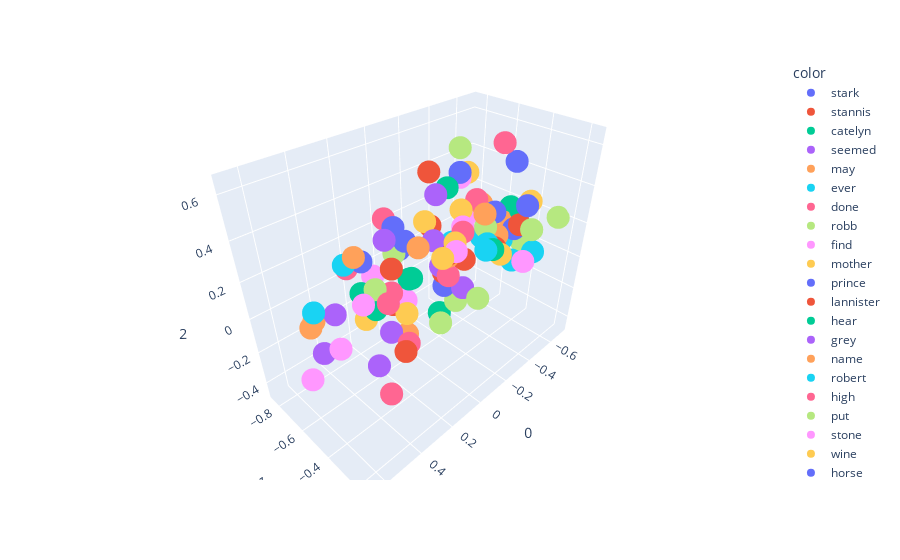

This figure's notebook cell:
### Code cell
import plotly.express as px
fig = px.scatter_3d(X[200:300],x=0,y=1,z=2,color=y[200:300])
fig.show()

### Figure 1 — Plotly figure (JSON) as saved in the notebook; plotly's stock layout.template omitted (floating-point values rounded to 4 significant figures)
{"data": [{"hovertemplate": "color=stark<br>0=%{x}<br>1=%{y}<br>2=%{z}<extra></extra>", "legendgroup": "stark", "marker": {"color": "#636efa", "symbol": "circle"}, "mode": "markers", "name": "stark", "scene": "scene", "showlegend": true, "type": "scatter3d", "x": [-0.4659], "y": [-0.487], "z": [0.2299]}, {"hovertemplate": "color=stannis<br>0=%{x}<br>1=%{y}<br>2=%{z}<extra></extra>", "legendgroup": "stannis", "marker": {"color": "#EF553B", "symbol": "circle"}, "mode": "markers", "name": "stannis", "scene": "scene", "showlegend": true, "type": "scatter3d", "x": [-0.3867], "y": [-0.6038], "z": [-0.07105]}, {"hovertemplate": "color=catelyn<br>0=%{x}<br>1=%{y}<br>2=%{z}<extra></extra>", "legendgroup": "catelyn", "marker": {"color": "#00cc96", "symbol": "circle"}, "mode": "markers", "name": "catelyn", "scene": "scene", "showlegend": true, "type": "scatter3d", "x": [-0.2373], "y": [-0.311], "z": [0.1934]}, {"hovertemplate": "color=seemed<br>0=%{x}<br>1=%{y}<br>2=%{z}<extra></extra>", "legendgroup": "seemed", "marker": {"color": "#ab63fa", "symbol": "circle"}, "mode": "markers", "name": "seemed", "scene": "scene", "showlegend": true, "type": "scatter3d", "x": [0.03469], "y": [-0.4225], "z": [0.3115]}, {"hovertemplate": "color=may<br>0=%{x}<br>1=%{y}<br>2=%{z}<extra></extra>", "legendgroup": "may", "marker": {"color": "#FFA15A", "symbol": "circle"}, "mode": "markers", "name": "may", "scene": "scene", "showlegend": true, "type": "scatter3d", "x": [-0.5275], "y": [-0.4761], "z": [0.1531]}, {"hovertemplate": "color=ever<br>0=%{x}<br>1=%{y}<br>2=%{z}<extra></extra>", "legendgroup": "ever", "marker": {"color": "#19d3f3", "symbol": "circle"}, "mode": "markers", "name": "ever", "scene": "scene", "showlegend": true, "type": "scatter3d", "x": [-0.4131], "y": [-0.5206], "z": [0.09597]}, {"hovertemplate": "color=done<br>0=%{x}<br>1=%{y}<br>2=%{z}<extra></extra>", "legendgroup": "done", "marker": {"color": "#FF6692", "symbol": "circle"}, "mode": "markers", "name": "done", "scene": "scene", "showlegend": true, "type": "scatter3d", "x": [-0.444], "y": [-0.5889], "z": [0.2696]}, {"hovertemplate": "color=robb<br>0=%{x}<br>1=%{y}<br>2=%{z}<extra></extra>", "legendgroup": "robb", "marker": {"color": "#B6E880", "symbol": "circle"}, "mode": "markers", "name": "robb", "scene": "scene", "showlegend": true, "type": "scatter3d", "x": [-0.3895], "y": [-0.4789], "z": [0.1792]}, {"hovertemplate": "color=find<br>0=%{x}<br>1=%{y}<br>2=%{z}<extra></extra>", "legendgroup": "find", "marker": {"color": "#FF97FF", "symbol": "circle"}, "mode": "markers", "name": "find", "scene": "scene", "showlegend": true, "type": "scatter3d", "x": [-0.3627], "y": [-0.6342], "z": [0.402]}, {"hovertemplate": "color=mother<br>0=%{x}<br>1=%{y}<br>2=%{z}<extra></extra>", "legendgroup": "mother", "marker": {"color": "#FECB52", "symbol": "circle"}, "mode": "markers", "name": "mother", "scene": "scene", "showlegend": true, "type": "scatter3d", "x": [-0.4643], "y": [-0.5017], "z": [0.1187]}, {"hovertemplate": "color=prince<br>0=%{x}<br>1=%{y}<br>2=%{z}<extra></extra>", "legendgroup": "prince", "marker": {"color": "#636efa", "symbol": "circle"}, "mode": "markers", "name": "prince", "scene": "scene", "showlegend": true, "type": "scatter3d", "x": [-0.5376], "y": [-0.4132], "z": [0.1351]}, {"hovertemplate": "color=lannister<br>0=%{x}<br>1=%{y}<br>2=%{z}<extra></extra>", "legendgroup": "lannister", "marker": {"color": "#EF553B", "symbol": "circle"}, "mode": "markers", "name": "lannister", "scene": "scene", "showlegend": true, "type": "scatter3d", "x": [-0.3894], "y": [-0.4107], "z": [0.08835]}, {"hovertemplate": "color=hear<br>0=%{x}<br>1=%{y}<br>2=%{z}<extra></extra>", "legendgroup": "hear", "marker": {"color": "#00cc96", "symbol": "circle"}, "mode": "markers", "name": "hear", "scene": "scene", "showlegend": true, "type": "scatter3d", "x": [-0.1451], "y": [-0.5169], "z": [0.4626]}, {"hovertemplate": "color=grey<br>0=%{x}<br>1=%{y}<br>2=%{z}<extra></extra>", "legendgroup": "grey", "marker": {"color": "#ab63fa", "symbol": "circle"}, "mode": "markers", "name": "grey", "scene": "scene", "showlegend": true, "type": "scatter3d", "x": [0.4847], "y": [-0.2717], "z": [0.003316]}, {"hovertemplate": "color=name<br>0=%{x}<br>1=%{y}<br>2=%{z}<extra></extra>", "legendgroup": "name", "marker": {"color": "#FFA15A", "symbol": "circle"}, "mode": "markers", "name": "name", "scene": "scene", "showlegend": true, "type": "scatter3d", "x": [-0.5339], "y": [-0.6285], "z": [0.1981]}, {"hovertemplate": "color=robert<br>0=%{x}<br>1=%{y}<br>2=%{z}<extra></extra>", "legendgroup": "robert", "marker": {"color": "#19d3f3", "symbol": "circle"}, "mode": "markers", "name": "robert", "scene": "scene", "showlegend": true, "type": "scatter3d", "x": [-0.523], "y": [-0.4742], "z": [0.05076]}, {"hovertemplate": "color=high<br>0=%{x}<br>1=%{y}<br>2=%{z}<extra></extra>", "legendgroup": "high", "marker": {"color": "#FF6692", "symbol": "circle"}, "mode": "markers", "name": "high", "scene": "scene", "showlegend": true, "type": "scatter3d", "x": [0.1837], "y": [-0.4295], "z": [-0.1843]}, {"hovertemplate": "color=put<br>0=%{x}<br>1=%{y}<br>2=%{z}<extra></extra>", "legendgroup": "put", "marker": {"color": "#B6E880", "symbol": "circle"}, "mode": "markers", "name": "put", "scene": "scene", "showlegend": true, "type": "scatter3d", "x": [-0.1829], "y": [-0.4827], "z": [0.6447]}, {"hovertemplate": "color=stone<br>0=%{x}<br>1=%{y}<br>2=%{z}<extra></extra>", "legendgroup": "stone", "marker": {"color": "#FF97FF", "symbol": "circle"}, "mode": "markers", "name": "stone", "scene": "scene", "showlegend": true, "type": "scatter3d", "x": [0.6588], "y": [-0.4944], "z": [-0.1129]}, {"hovertemplate": "color=wine<br>0=%{x}<br>1=%{y}<br>2=%{z}<extra></extra>", "legendgroup": "wine", "marker": {"color": "#FECB52", "symbol": "circle"}, "mode": "markers", "name": "wine", "scene": "scene", "showlegend": true, "type": "scatter3d", "x": [0.1239], "y": [-0.2833], "z": [0.3297]}, {"hovertemplate": "color=horse<br>0=%{x}<br>1=%{y}<br>2=%{z}<extra></extra>", "legendgroup": "horse", "marker": {"color": "#636efa", "symbol": "circle"}, "mode": "markers", "name": "horse", "scene": "scene", "showlegend": true, "type": "scatter3d", "x": [0.3558], "y": [-0.5087], "z": [0.3163]}, {"hovertemplate": "color=hard<br>0=%{x}<br>1=%{y}<br>2=%{z}<extra></extra>", "legendgroup": "hard", "marker": {"color": "#EF553B", "symbol": "circle"}, "mode": "markers", "name": "hard", "scene": "scene", "showlegend": true, "type": "scatter3d", "x": [0.3422], "y": [-0.3402], "z": [0.3586]}, {"hovertemplate": "color=upon<br>0=%{x}<br>1=%{y}<br>2=%{z}<extra></extra>", "legendgroup": "upon", "marker": {"color": "#00cc96", "symbol": "circle"}, "mode": "markers", "name": "upon", "scene": "scene", "showlegend": true, "type": "scatter3d", "x": [0.1629], "y": [-0.4403], "z": [0.1678]}, {"hovertemplate": "color=iron<br>0=%{x}<br>1=%{y}<br>2=%{z}<extra></extra>", "legendgroup": "iron", "marker": {"color": "#ab63fa", "symbol": "circle"}, "mode": "markers", "name": "iron", "scene": "scene", "showlegend": true, "type": "scatter3d", "x": [0.2201], "y": [-0.5084], "z": [-0.1438]}, {"hovertemplate": "color=fire<br>0=%{x}<br>1=%{y}<br>2=%{z}<extra></extra>", "legendgroup": "fire", "marker": {"color": "#FFA15A", "symbol": "circle"}, "mode": "markers", "name": "fire", "scene": "scene", "showlegend": true, "type": "scatter3d", "x": [0.5144], "y": [-0.6703], "z": [0.005332]}, {"hovertemplate": "color=water<br>0=%{x}<br>1=%{y}<br>2=%{z}<extra></extra>", "legendgroup": "water", "marker": {"color": "#19d3f3", "symbol": "circle"}, "mode": "markers", "name": "water", "scene": "scene", "showlegend": true, "type": "scatter3d", "x": [0.5971], "y": [-0.5096], "z": [0.1967]}, {"hovertemplate": "color=until<br>0=%{x}<br>1=%{y}<br>2=%{z}<extra></extra>", "legendgroup": "until", "marker": {"color": "#FF6692", "symbol": "circle"}, "mode": "markers", "name": "until", "scene": "scene", "showlegend": true, "type": "scatter3d", "x": [0.1666], "y": [-0.585], "z": [0.4048]}, {"hovertemplate": "color=these<br>0=%{x}<br>1=%{y}<br>2=%{z}<extra></extra>", "legendgroup": "these", "marker": {"color": "#B6E880", "symbol": "circle"}, "mode": "markers", "name": "these", "scene": "scene", "showlegend": true, "type": "scatter3d", "x": [-0.3807], "y": [-0.6485], "z": [-0.3745]}, {"hovertemplate": "color=voice<br>0=%{x}<br>1=%{y}<br>2=%{z}<extra></extra>", "legendgroup": "voice", "marker": {"color": "#FF97FF", "symbol": "circle"}, "mode": "markers", "name": "voice", "scene": "scene", "showlegend": true, "type": "scatter3d", "x": [0.07135], "y": [-0.2596], "z": [0.3487]}, {"hovertemplate": "color=gone<br>0=%{x}<br>1=%{y}<br>2=%{z}<extra></extra>", "legendgroup": "gone", "marker": {"color": "#FECB52", "symbol": "circle"}, "mode": "markers", "name": "gone", "scene": "scene", "showlegend": true, "type": "scatter3d", "x": [-0.0306], "y": [-0.5417], "z": [0.3291]}, {"hovertemplate": "color=give<br>0=%{x}<br>1=%{y}<br>2=%{z}<extra></extra>", "legendgroup": "give", "marker": {"color": "#636efa", "symbol": "circle"}, "mode": "markers", "name": "give", "scene": "scene", "showlegend": true, "type": "scatter3d", "x": [-0.5872], "y": [-0.4707], "z": [0.4655]}, {"hovertemplate": "color=seen<br>0=%{x}<br>1=%{y}<br>2=%{z}<extra></extra>", "legendgroup": "seen", "marker": {"color": "#EF553B", "symbol": "circle"}, "mode": "markers", "name": "seen", "scene": "scene", "showlegend": true, "type": "scatter3d", "x": [-0.1172], "y": [-0.5941], "z": [0.2508]}, {"hovertemplate": "color=shall<br>0=%{x}<br>1=%{y}<br>2=%{z}<extra></extra>", "legendgroup": "shall", "marker": {"color": "#00cc96", "symbol": "circle"}, "mode": "markers", "name": "shall", "scene": "scene", "showlegend": true, "type": "scatter3d", "x": [-0.501], "y": [-0.5294], "z": [0.117]}, {"hovertemplate": "color=better<br>0=%{x}<br>1=%{y}<br>2=%{z}<extra></extra>", "legendgroup": "better", "marker": {"color": "#ab63fa", "symbol": "circle"}, "mode": "markers", "name": "better", "scene": "scene", "showlegend": true, "type": "scatter3d", "x": [-0.4295], "y": [-0.5038], "z": [0.08231]}, {"hovertemplate": "color=always<br>0=%{x}<br>1=%{y}<br>2=%{z}<extra></extra>", "legendgroup": "always", "marker": {"color": "#FFA15A", "symbol": "circle"}, "mode": "markers", "name": "always", "scene": "scene", "showlegend": true, "type": "scatter3d", "x": [-0.4343], "y": [-0.4392], "z": [0.1298]}, {"hovertemplate": "color=ned<br>0=%{x}<br>1=%{y}<br>2=%{z}<extra></extra>", "legendgroup": "ned", "marker": {"color": "#19d3f3", "symbol": "circle"}, "mode": "markers", "name": "ned", "scene": "scene", "showlegend": true, "type": "scatter3d", "x": [-0.2395], "y": [-0.3467], "z": [0.2077]}, {"hovertemplate": "color=years<br>0=%{x}<br>1=%{y}<br>2=%{z}<extra></extra>", "legendgroup": "years", "marker": {"color": "#FF6692", "symbol": "circle"}, "mode": "markers", "name": "years", "scene": "scene", "showlegend": true, "type": "scatter3d", "x": [-0.2878], "y": [-0.6262], "z": [-0.1398]}, {"hovertemplate": "color=between<br>0=%{x}<br>1=%{y}<br>2=%{z}<extra></extra>", "legendgroup": "between", "marker": {"color": "#B6E880", "symbol": "circle"}, "mode": "markers", "name": "between", "scene": "scene", "showlegend": true, "type": "scatter3d", "x": [0.4219], "y": [-0.3441], "z": [0.3033]}, {"hovertemplate": "color=dark<br>0=%{x}<br>1=%{y}<br>2=%{z}<extra></extra>", "legendgroup": "dark", "marker": {"color": "#FF97FF", "symbol": "circle"}, "mode": "markers", "name": "dark", "scene": "scene", "showlegend": true, "type": "scatter3d", "x": [0.554], "y": [-0.4203], "z": [0.03827]}, {"hovertemplate": "color=sam<br>0=%{x}<br>1=%{y}<br>2=%{z}<extra></extra>", "legendgroup": "sam", "marker": {"color": "#FECB52", "symbol": "circle"}, "mode": "markers", "name": "sam", "scene": "scene", "showlegend": true, "type": "scatter3d", "x": [0.02589], "y": [-0.3077], "z": [0.3476]}, {"hovertemplate": "color=place<br>0=%{x}<br>1=%{y}<br>2=%{z}<extra></extra>", "legendgroup": "place", "marker": {"color": "#636efa", "symbol": "circle"}, "mode": "markers", "name": "place", "scene": "scene", "showlegend": true, "type": "scatter3d", "x": [-0.1256], "y": [-0.8313], "z": [0.005427]}, {"hovertemplate": "color=small<br>0=%{x}<br>1=%{y}<br>2=%{z}<extra></extra>", "legendgroup": "small", "marker": {"color": "#EF553B", "symbol": "circle"}, "mode": "markers", "name": "small", "scene": "scene", "showlegend": true, "type": "scatter3d", "x": [0.2616], "y": [-0.3654], "z": [-0.1389]}, {"hovertemplate": "color=cold<br>0=%{x}<br>1=%{y}<br>2=%{z}<extra></extra>", "legendgroup": "cold", "marker": {"color": "#00cc96", "symbol": "circle"}, "mode": "markers", "name": "cold", "scene": "scene", "showlegend": true, "type": "scatter3d", "x": [0.4087], "y": [-0.4543], "z": [0.217]}, {"hovertemplate": "color=most<br>0=%{x}<br>1=%{y}<br>2=%{z}<extra></extra>", "legendgroup": "most", "marker": {"color": "#ab63fa", "symbol": "circle"}, "mode": "markers", "name": "most", "scene": "scene", "showlegend": true, "type": "scatter3d", "x": [-0.3946], "y": [-0.6122], "z": [-0.2699]}, {"hovertemplate": "color=hundred<br>0=%{x}<br>1=%{y}<br>2=%{z}<extra></extra>", "legendgroup": "hundred", "marker": {"color": "#FFA15A", "symbol": "circle"}, "mode": "markers", "name": "hundred", "scene": "scene", "showlegend": true, "type": "scatter3d", "x": [0.02694], "y": [-0.6148], "z": [-0.347]}, {"hovertemplate": "color=winterfell<br>0=%{x}<br>1=%{y}<br>2=%{z}<extra></extra>", "legendgroup": "winterfell", "marker": {"color": "#19d3f3", "symbol": "circle"}, "mode": "markers", "name": "winterfell", "scene": "scene", "showlegend": true, "type": "scatter3d", "x": [-0.3175], "y": [-0.6873], "z": [-0.01001]}, {"hovertemplate": "color=stood<br>0=%{x}<br>1=%{y}<br>2=%{z}<extra></extra>", "legendgroup": "stood", "marker": {"color": "#FF6692", "symbol": "circle"}, "mode": "markers", "name": "stood", "scene": "scene", "showlegend": true, "type": "scatter3d", "x": [0.3336], "y": [-0.3565], "z": [0.2325]}, {"hovertemplate": "color=end<br>0=%{x}<br>1=%{y}<br>2=%{z}<extra></extra>", "legendgroup": "end", "marker": {"color": "#B6E880", "symbol": "circle"}, "mode": "markers", "name": "end", "scene": "scene", "showlegend": true, "type": "scatter3d", "x": [-0.04481], "y": [-0.7778], "z": [0.04531]}, {"hovertemplate": "color=words<br>0=%{x}<br>1=%{y}<br>2=%{z}<extra></extra>", "legendgroup": "words", "marker": {"color": "#FF97FF", "symbol": "circle"}, "mode": "markers", "name": "words", "scene": "scene", "showlegend": true, "type": "scatter3d", "x": [-0.2084], "y": [-0.4711], "z": [0.2581]}, {"hovertemplate": "color=sea<br>0=%{x}<br>1=%{y}<br>2=%{z}<extra></extra>", "legendgroup": "sea", "marker": {"color": "#FECB52", "symbol": "circle"}, "mode": "markers", "name": "sea", "scene": "scene", "showlegend": true, "type": "scatter3d", "x": [0.1575], "y": [-0.7831], "z": [-0.2716]}, {"hovertemplate": "color=right<br>0=%{x}<br>1=%{y}<br>2=%{z}<extra></extra>", "legendgroup": "right", "marker": {"color": "#636efa", "symbol": "circle"}, "mode": "markers", "name": "right", "scene": "scene", "showlegend": true, "type": "scatter3d", "x": [0.1552], "y": [-0.54], "z": [0.3773]}, {"hovertemplate": "color=nothing<br>0=%{x}<br>1=%{y}<br>2=%{z}<extra></extra>", "legendgroup": "nothing", "marker": {"color": "#EF553B", "symbol": "circle"}, "mode": "markers", "name": "nothing", "scene": "scene", "showlegend": true, "type": "scatter3d", "x": [-0.1797], "y": [-0.5332], "z": [0.08975]}, {"hovertemplate": "color=sister<br>0=%{x}<br>1=%{y}<br>2=%{z}<extra></extra>", "legendgroup": "sister", "marker": {"color": "#00cc96", "symbol": "circle"}, "mode": "markers", "name": "sister", "scene": "scene", "showlegend": true, "type": "scatter3d", "x": [-0.6006], "y": [-0.4286], "z": [0.2137]}, {"hovertemplate": "color=walls<br>0=%{x}<br>1=%{y}<br>2=%{z}<extra></extra>", "legendgroup": "walls", "marker": {"color": "#ab63fa", "symbol": "circle"}, "mode": "markers", "name": "walls", "scene": "scene", "showlegend": true, "type": "scatter3d", "x": [0.4492], "y": [-0.7441], "z": [-0.2845]}, {"hovertemplate": "color=fingers<br>0=%{x}<br>1=%{y}<br>2=%{z}<extra></extra>", "legendgroup": "fingers", "marker": {"color": "#FFA15A", "symbol": "circle"}, "mode": "markers", "name": "fingers", "scene": "scene", "showlegend": true, "type": "scatter3d", "x": [0.5002], "y": [-0.3493], "z": [0.4813]}, {"hovertemplate": "color=same<br>0=%{x}<br>1=%{y}<br>2=%{z}<extra></extra>", "legendgroup": "same", "marker": {"color": "#19d3f3", "symbol": "circle"}, "mode": "markers", "name": "same", "scene": "scene", "showlegend": true, "type": "scatter3d", "x": [-0.2337], "y": [-0.5591], "z": [0.1244]}, {"hovertemplate": "color=cloak<br>0=%{x}<br>1=%{y}<br>2=%{z}<extra></extra>", "legendgroup": "cloak", "marker": {"color": "#FF6692", "symbol": "circle"}, "mode": "markers", "name": "cloak", "scene": "scene", "showlegend": true, "type": "scatter3d", "x": [0.421], "y": [-0.2728], "z": [0.2774]}, {"hovertemplate": "color=house<br>0=%{x}<br>1=%{y}<br>2=%{z}<extra></extra>", "legendgroup": "house", "marker": {"color": "#B6E880", "symbol": "circle"}, "mode": "markers", "name": "house", "scene": "scene", "showlegend": true, "type": "scatter3d", "x": [-0.2982], "y": [-0.425], "z": [-0.1872]}, {"hovertemplate": "color=young<br>0=%{x}<br>1=%{y}<br>2=%{z}<extra></extra>", "legendgroup": "young", "marker": {"color": "#FF97FF", "symbol": "circle"}, "mode": "markers", "name": "young", "scene": "scene", "showlegend": true, "type": "scatter3d", "x": [-0.4519], "y": [-0.2814], "z": [0.03905]}, {"hovertemplate": "color=does<br>0=%{x}<br>1=%{y}<br>2=%{z}<extra></extra>", "legendgroup": "does", "marker": {"color": "#FECB52", "symbol": "circle"}, "mode": "markers", "name": "does", "scene": "scene", "showlegend": true, "type": "scatter3d", "x": [-0.5887], "y": [-0.3652], "z": [0.2895]}, {"hovertemplate": "color=beside<br>0=%{x}<br>1=%{y}<br>2=%{z}<extra></extra>", "legendgroup": "beside", "marker": {"color": "#636efa", "symbol": "circle"}, "mode": "markers", "name": "beside", "scene": "scene", "showlegend": true, "type": "scatter3d", "x": [0.2737], "y": [-0.3381], "z": [0.4516]}, {"hovertemplate": "color=get<br>0=%{x}<br>1=%{y}<br>2=%{z}<extra></extra>", "legendgroup": "get", "marker": {"color": "#EF553B", "symbol": "circle"}, "mode": "markers", "name": "get", "scene": "scene", "showlegend": true, "type": "scatter3d", "x": [-0.1524], "y": [-0.6372], "z": [0.4964]}, {"hovertemplate": "color=seven<br>0=%{x}<br>1=%{y}<br>2=%{z}<extra></extra>", "legendgroup": "seven", "marker": {"color": "#00cc96", "symbol": "circle"}, "mode": "markers", "name": "seven", "scene": "scene", "showlegend": true, "type": "scatter3d", "x": [-0.3166], "y": [-0.7147], "z": [-0.466]}, {"hovertemplate": "color=mouth<br>0=%{x}<br>1=%{y}<br>2=%{z}<extra></extra>", "legendgroup": "mouth", "marker": {"color": "#ab63fa", "symbol": "circle"}, "mode": "markers", "name": "mouth", "scene": "scene", "showlegend": true, "type": "scatter3d", "x": [0.3896], "y": [-0.314], "z": [0.5174]}, {"hovertemplate": "color=watch<br>0=%{x}<br>1=%{y}<br>2=%{z}<extra></extra>", "legendgroup": "watch", "marker": {"color": "#FFA15A", "symbol": "circle"}, "mode": "markers", "name": "watch", "scene": "scene", "showlegend": true, "type": "scatter3d", "x": [-0.3206], "y": [-0.6589], "z": [-0.0471]}, {"hovertemplate": "color=door<br>0=%{x}<br>1=%{y}<br>2=%{z}<extra></extra>", "legendgroup": "door", "marker": {"color": "#19d3f3", "symbol": "circle"}, "mode": "markers", "name": "door", "scene": "scene", "showlegend": true, "type": "scatter3d", "x": [0.4659], "y": [-0.4678], "z": [0.3742]}, {"hovertemplate": "color=green<br>0=%{x}<br>1=%{y}<br>2=%{z}<extra></extra>", "legendgroup": "green", "marker": {"color": "#FF6692", "symbol": "circle"}, "mode": "markers", "name": "green", "scene": "scene", "showlegend": true, "type": "scatter3d", "x": [0.449], "y": [-0.2519], "z": [-0.1719]}, {"hovertemplate": "color=big<br>0=%{x}<br>1=%{y}<br>2=%{z}<extra></extra>", "legendgroup": "big", "marker": {"color": "#B6E880", "symbol": "circle"}, "mode": "markers", "name": "big", "scene": "scene", "showlegend": true, "type": "scatter3d", "x": [0.2693], "y": [-0.1518], "z": [0.1652]}, {"hovertemplate": "color=under<br>0=%{x}<br>1=%{y}<br>2=%{z}<extra></extra>", "legendgroup": "under", "marker": {"color": "#FF97FF", "symbol": "circle"}, "mode": "markers", "name": "under", "scene": "scene", "showlegend": true, "type": "scatter3d", "x": [0.5315], "y": [-0.2732], "z": [0.3338]}, {"hovertemplate": "color=few<br>0=%{x}<br>1=%{y}<br>2=%{z}<extra></extra>", "legendgroup": "few", "marker": {"color": "#FECB52", "symbol": "circle"}, "mode": "markers", "name": "few", "scene": "scene", "showlegend": true, "type": "scatter3d", "x": [0.05604], "y": [-0.5812], "z": [-0.1718]}, {"hovertemplate": "color=sent<br>0=%{x}<br>1=%{y}<br>2=%{z}<extra></extra>", "legendgroup": "sent", "marker": {"color": "#636efa", "symbol": "circle"}, "mode": "markers", "name": "sent", "scene": "scene", "showlegend": true, "type": "scatter3d", "x": [-0.2374], "y": [-0.526], "z": [0.5025]}, {"hovertemplate": "color=joffrey<br>0=%{x}<br>1=%{y}<br>2=%{z}<extra></extra>", "legendgroup": "joffrey", "marker": {"color": "#EF553B", "symbol": "circle"}, "mode": "markers", "name": "joffrey", "scene": "scene", "showlegend": true, "type": "scatter3d", "x": [-0.4988], "y": [-0.3562], "z": [0.1973]}, {"hovertemplate": "color=perhaps<br>0=%{x}<br>1=%{y}<br>2=%{z}<extra></extra>", "legendgroup": "perhaps", "marker": {"color": "#00cc96", "symbol": "circle"}, "mode": "markers", "name": "perhaps", "scene": "scene", "showlegend": true, "type": "scatter3d", "x": [-0.6725], "y": [-0.5389], "z": [0.1619]}, {"hovertemplate": "color=brothers<br>0=%{x}<br>1=%{y}<br>2=%{z}<extra></extra>", "legendgroup": "brothers", "marker": {"color": "#ab63fa", "symbol": "circle"}, "mode": "markers", "name": "brothers", "scene": "scene", "showlegend": true, "type": "scatter3d", "x": [-0.3025], "y": [-0.6974], "z": [-0.1201]}, {"hovertemplate": "color=almost<br>0=%{x}<br>1=%{y}<br>2=%{z}<extra></extra>", "legendgroup": "almost", "marker": {"color": "#FFA15A", "symbol": "circle"}, "mode": "markers", "name": "almost", "scene": "scene", "showlegend": true, "type": "scatter3d", "x": [0.2498], "y": [-0.291], "z": [0.4332]}, {"hovertemplate": "color=such<br>0=%{x}<br>1=%{y}<br>2=%{z}<extra></extra>", "legendgroup": "such", "marker": {"color": "#19d3f3", "symbol": "circle"}, "mode": "markers", "name": "such", "scene": "scene", "showlegend": true, "type": "scatter3d", "x": [-0.6061], "y": [-0.4518], "z": [-0.1083]}, {"hovertemplate": "color=wanted<br>0=%{x}<br>1=%{y}<br>2=%{z}<extra></extra>", "legendgroup": "wanted", "marker": {"color": "#FF6692", "symbol": "circle"}, "mode": "markers", "name": "wanted", "scene": "scene", "showlegend": true, "type": "scatter3d", "x": [-0.4468], "y": [-0.4488], "z": [0.6033]}, {"hovertemplate": "color=true<br>0=%{x}<br>1=%{y}<br>2=%{z}<extra></extra>", "legendgroup": "true", "marker": {"color": "#B6E880", "symbol": "circle"}, "mode": "markers", "name": "true", "scene": "scene", "showlegend": true, "type": "scatter3d", "x": [-0.7009], "y": [-0.4658], "z": [-0.03417]}, {"hovertemplate": "color=while<br>0=%{x}<br>1=%{y}<br>2=%{z}<extra></extra>", "legendgroup": "while", "marker": {"color": "#FF97FF", "symbol": "circle"}, "mode": "markers", "name": "while", "scene": "scene", "showlegend": true, "type": "scatter3d", "x": [0.3287], "y": [-0.4752], "z": [0.2509]}, {"hovertemplate": "color=leave<br>0=%{x}<br>1=%{y}<br>2=%{z}<extra></extra>", "legendgroup": "leave", "marker": {"color": "#FECB52", "symbol": "circle"}, "mode": "markers", "name": "leave", "scene": "scene", "showlegend": true, "type": "scatter3d", "x": [-0.4229], "y": [-0.6382], "z": [0.4078]}, {"hovertemplate": "color=don<br>0=%{x}<br>1=%{y}<br>2=%{z}<extra></extra>", "legendgroup": "don", "marker": {"color": "#636efa", "symbol": "circle"}, "mode": "markers", "name": "don", "scene": "scene", "showlegend": true, "type": "scatter3d", "x": [-0.4936], "y": [-0.321], "z": [0.3173]}, {"hovertemplate": "color=kings<br>0=%{x}<br>1=%{y}<br>2=%{z}<extra></extra>", "legendgroup": "kings", "marker": {"color": "#EF553B", "symbol": "circle"}, "mode": "markers", "name": "kings", "scene": "scene", "showlegend": true, "type": "scatter3d", "x": [-0.3122], "y": [-0.6842], "z": [-0.1589]}, {"hovertemplate": "color=arms<br>0=%{x}<br>1=%{y}<br>2=%{z}<extra></extra>", "legendgroup": "arms", "marker": {"color": "#00cc96", "symbol": "circle"}, "mode": "markers", "name": "arms", "scene": "scene", "showlegend": true, "type": "scatter3d", "x": [0.2125], "y": [-0.371], "z": [0.2331]}, {"hovertemplate": "color=light<br>0=%{x}<br>1=%{y}<br>2=%{z}<extra></extra>", "legendgroup": "light", "marker": {"color": "#ab63fa", "symbol": "circle"}, "mode": "markers", "name": "light", "scene": "scene", "showlegend": true, "type": "scatter3d", "x": [0.4483], "y": [-0.6016], "z": [0.04281]}, {"hovertemplate": "color=wind<br>0=%{x}<br>1=%{y}<br>2=%{z}<extra></extra>", "legendgroup": "wind", "marker": {"color": "#FFA15A", "symbol": "circle"}, "mode": "markers", "name": "wind", "scene": "scene", "showlegend": true, "type": "scatter3d", "x": [0.6007], "y": [-0.5451], "z": [0.09944]}, {"hovertemplate": "color=daughter<br>0=%{x}<br>1=%{y}<br>2=%{z}<extra></extra>", "legendgroup": "daughter", "marker": {"color": "#19d3f3", "symbol": "circle"}, "mode": "markers", "name": "daughter", "scene": "scene", "showlegend": true, "type": "scatter3d", "x": [-0.5429], "y": [-0.2901], "z": [0.05029]}, {"hovertemplate": "color=herself<br>0=%{x}<br>1=%{y}<br>2=%{z}<extra></extra>", "legendgroup": "herself", "marker": {"color": "#FF6692", "symbol": "circle"}, "mode": "markers", "name": "herself", "scene": "scene", "showlegend": true, "type": "scatter3d", "x": [-0.05825], "y": [-0.3403], "z": [0.3487]}, {"hovertemplate": "color=sweet<br>0=%{x}<br>1=%{y}<br>2=%{z}<extra></extra>", "legendgroup": "sweet", "marker": {"color": "#B6E880", "symbol": "circle"}, "mode": "markers", "name": "sweet", "scene": "scene", "showlegend": true, "type": "scatter3d", "x": [-0.399], "y": [-0.2229], "z": [0.2673]}, {"hovertemplate": "color=others<br>0=%{x}<br>1=%{y}<br>2=%{z}<extra></extra>", "legendgroup": "others", "marker": {"color": "#FF97FF", "symbol": "circle"}, "mode": "markers", "name": "others", "scene": "scene", "showlegend": true, "type": "scatter3d", "x": [0.01115], "y": [-0.6351], "z": [-0.1444]}, {"hovertemplate": "color=lost<br>0=%{x}<br>1=%{y}<br>2=%{z}<extra></extra>", "legendgroup": "lost", "marker": {"color": "#FECB52", "symbol": "circle"}, "mode": "markers", "name": "lost", "scene": "scene", "showlegend": true, "type": "scatter3d", "x": [-0.2529], "y": [-0.5246], "z": [0.3088]}, {"hovertemplate": "color=children<br>0=%{x}<br>1=%{y}<br>2=%{z}<extra></extra>", "legendgroup": "children", "marker": {"color": "#636efa", "symbol": "circle"}, "mode": "markers", "name": "children", "scene": "scene", "showlegend": true, "type": "scatter3d", "x": [-0.3268], "y": [-0.6915], "z": [-0.2611]}, {"hovertemplate": "color=city<br>0=%{x}<br>1=%{y}<br>2=%{z}<extra></extra>", "legendgroup": "city", "marker": {"color": "#EF553B", "symbol": "circle"}, "mode": "markers", "name": "city", "scene": "scene", "showlegend": true, "type": "scatter3d", "x": [-0.09279], "y": [-0.8587], "z": [-0.36]}, {"hovertemplate": "color=each<br>0=%{x}<br>1=%{y}<br>2=%{z}<extra></extra>", "legendgroup": "each", "marker": {"color": "#00cc96", "symbol": "circle"}, "mode": "markers", "name": "each", "scene": "scene", "showlegend": true, "type": "scatter3d", "x": [0.2613], "y": [-0.5588], "z": [-0.01335]}, {"hovertemplate": "color=felt<br>0=%{x}<br>1=%{y}<br>2=%{z}<extra></extra>", "legendgroup": "felt", "marker": {"color": "#ab63fa", "symbol": "circle"}, "mode": "markers", "name": "felt", "scene": "scene", "showlegend": true, "type": "scatter3d", "x": [0.1895], "y": [-0.2609], "z": [0.6399]}, {"hovertemplate": "color=re<br>0=%{x}<br>1=%{y}<br>2=%{z}<extra></extra>", "legendgroup": "re", "marker": {"color": "#FFA15A", "symbol": "circle"}, "mode": "markers", "name": "re", "scene": "scene", "showlegend": true, "type": "scatter3d", "x": [-0.34], "y": [-0.45], "z": [0.2823]}, {"hovertemplate": "color=theon<br>0=%{x}<br>1=%{y}<br>2=%{z}<extra></extra>", "legendgroup": "theon", "marker": {"color": "#19d3f3", "symbol": "circle"}, "mode": "markers", "name": "theon", "scene": "scene", "showlegend": true, "type": "scatter3d", "x": [-0.1724], "y": [-0.3005], "z": [0.2247]}, {"hovertemplate": "color=side<br>0=%{x}<br>1=%{y}<br>2=%{z}<extra></extra>", "legendgroup": "side", "marker": {"color": "#FF6692", "symbol": "circle"}, "mode": "markers", "name": "side", "scene": "scene", "showlegend": true, "type": "scatter3d", "x": [0.343], "y": [-0.6354], "z": [0.2138]}, {"hovertemplate": "color=yes<br>0=%{x}<br>1=%{y}<br>2=%{z}<extra></extra>", "legendgroup": "yes", "marker": {"color": "#B6E880", "symbol": "circle"}, "mode": "markers", "name": "yes", "scene": "scene", "showlegend": true, "type": "scatter3d", "x": [-0.6992], "y": [-0.2661], "z": [0.195]}, {"hovertemplate": "color=best<br>0=%{x}<br>1=%{y}<br>2=%{z}<extra></extra>", "legendgroup": "best", "marker": {"color": "#FF97FF", "symbol": "circle"}, "mode": "markers", "name": "best", "scene": "scene", "showlegend": true, "type": "scatter3d", "x": [-0.5148], "y": [-0.6676], "z": [0.145]}, {"hovertemplate": "color=very<br>0=%{x}<br>1=%{y}<br>2=%{z}<extra></extra>", "legendgroup": "very", "marker": {"color": "#FECB52", "symbol": "circle"}, "mode": "markers", "name": "very", "scene": "scene", "showlegend": true, "type": "scatter3d", "x": [-0.3269], "y": [-0.3303], "z": [0.1172]}], "layout": {"legend": {"title": {"text": "color"}, "tracegroupgap": 0}, "margin": {"t": 60}, "scene": {"domain": {"x": [0, 1], "y": [0, 1]}, "xaxis": {"title": {"text": "0"}}, "yaxis": {"title": {"text": "1"}}, "zaxis": {"title": {"text": "2"}}}}}
